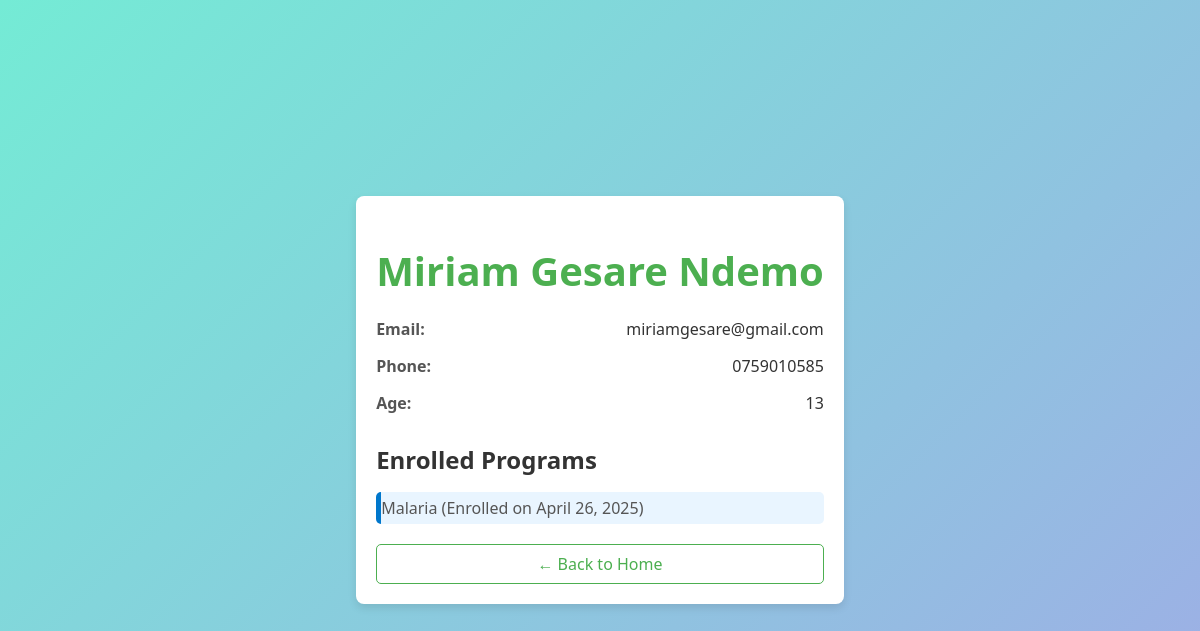
Screenshot of /client/3/ with the database file from the repository.
### health_system/models.py (models this page shows, shortened)
class Client(models.Model):
    first_name = models.CharField(max_length=50, blank=True, null=True)
    middle_name = models.CharField(max_length=50, blank=True, null=True)
    last_name = models.CharField(max_length=50, blank=True, null=True)
    age = models.PositiveIntegerField(default=18)
    email = models.EmailField(default="example@example.com", unique=True)
    phone = models.CharField(max_length=20, unique=True)

class Enrollment(models.Model):
    client = models.ForeignKey(Client, on_delete=models.CASCADE)
    program = models.ForeignKey(HealthProgram, on_delete=models.CASCADE)
    date_enrolled = models.DateField(auto_now_add=True)
    class Meta:
        unique_together = ('client', 'program')  # Optional but good!

class HealthProgram(models.Model):
    name = models.CharField(max_length=100)

### health_system/views.py (the view)
# urls.py: path('client/<int:pk>/', views.client_profile, name='client_profile'),
def client_profile(request, pk):
    client = get_object_or_404(Client, pk=pk)
    enrollments = Enrollment.objects.filter(client=client)
    return render(request, 'core/client_profile.html', {'client': client, 'enrollments': enrollments})

### templates/core/client_profile.html (shortened to what this page needs)
{% load static %}
<!DOCTYPE html>
<html lang="en">
<head>
    <link rel="stylesheet" href="{% static 'core/style.css' %}">
</head>
<body>
<div class="profile-container">
    <div class="profile-header">
        <h1>{{ client.first_name }} {% if client.middle_name %}{{ client.middle_name }}{% endif %} {{ client.last_name }}</h1>
    </div>
    <div class="profile-details">
        <div class="profile-item">
            <label>Email:</label>
            <span>{{ client.email|default:"N/A" }}</span>
        </div>
        <div class="profile-item">
            <label>Phone:</label>
            <span>{{ client.phone|default:"N/A" }}</span>
        </div>
        <div class="profile-item">
            <label>Age:</label>
            <span>{{ client.age }}</span>
        </div>
    </div>
    <div class="profile-enrollments">
        <h3>Enrolled Programs</h3>
        <ul>
            {% for enrollment in enrollments %}
                <li>{{ enrollment.program.name }} (Enrolled on {{ enrollment.date_enrolled }})</li>
            {% empty %}
                <li>No programs enrolled yet.</li>
            {% endfor %}
        </ul>
    </div>
    <a class="back-link" href="{% url 'home' %}">← Back to Home</a>
</div>
</body>
</html>

### static/core/style.css (style rules this page uses)
body { font-family: 'Segoe UI', sans-serif; background-color: #f0f2f5; margin: 0; padding: 0; }
ul { list-style: none; padding-left: 0; }
ul li { background: #e9f5ff; margin-bottom: 10px; padding: 10px; border-left: 5px solid #0077cc; border-radius: 5px; }
.back-link { display: inline-block; margin-top: 20px; color: #0077cc; text-decoration: none; }
body { background: linear-gradient(135deg, #74ebd5 0%, #9face6 100%); font-family: 'Segoe UI', sans-serif; display: flex; justify-content: center; align-items: center; height: 100vh; margin: 0; }
.back-link { display: block; text-align: center; margin-top: 15px; color: #555; text-decoration: none; font-size: 14px; }
.back-link { display: inline-block; margin-top: 20px; color: #333; }
body { font-family: 'Arial', sans-serif; background-color: #f4f7fa; margin: 0; padding: 0; color: #333; }
.profile-container { max-width: 800px; margin: 30px auto; padding: 20px; background-color: #ffffff; border-radius: 8px; box-shadow: 0 4px 8px rgba(0, 0, 0, 0.1); }
.profile-details { margin-bottom: 20px; }
.profile-item { display: flex; justify-content: space-between; margin: 10px 0; }
.profile-item label { font-weight: bold; color: #555; }
.profile-item span { font-size: 1rem; color: #333; }
.profile-enrollments h3 { font-size: 1.5rem; color: #333; margin-bottom: 10px; }
.profile-enrollments ul { list-style-type: none; padding-left: 0; }
.profile-enrollments li { padding: 5px 0; font-size: 1rem; color: #555; }
.back-link { display: inline-block; margin-top: 20px; font-size: 1rem; text-decoration: none; color: #4CAF50; padding: 8px 15px; border: 1px solid #4CAF50; border-radius: 5px; transition: background-color 0.3s, color 0.3s; }
.profile-header h1 { font-size: 2.5rem; color: #4CAF50; text-align: center; margin-bottom: 20px; }
label { font-weight: bold; display: block; margin-bottom: 0.3rem; }
.back-link { display: block; margin-top: 1rem; text-align: center; text-decoration: none; color: #007bff; }
label { margin-bottom: 0.2rem; }
body { font-family: 'Segoe UI', sans-serif; background-color: #f4f7fa; margin: 0; padding: 0; color: #333; }
label { font-weight: bold; color: #333; margin-bottom: 5px; }
.back-link { display: block; margin-top: 20px; text-align: center; color: #4CAF50; text-decoration: none; padding: 8px 15px; border: 1px solid #4CAF50; border-radius: 5px; transition: background-color 0.3s, color 0.3s; }

### rows the page displays
Client: first_name "Miriam", middle_name "Gesare", last_name "Ndemo", email "miriamgesare@gmail.com", phone "0759010585", age "13"
Enrollment: program.name "Malaria", date_enrolled "April 26, 2025"
